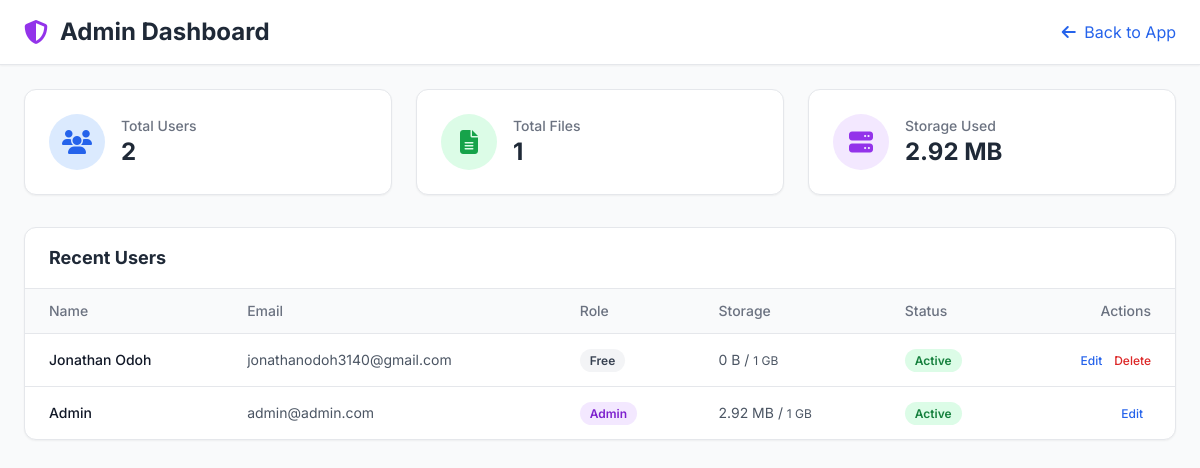
/admin.php (signed in), run on the app's committed database.
### tables this page shows
CREATE TABLE `users` (
  `id` int(11) NOT NULL,
  `name` varchar(100) NOT NULL,
  `email` varchar(150) NOT NULL,
  `password` varchar(255) NOT NULL,
  `role` enum('admin','free','premium') DEFAULT 'free',
  `avatar` varchar(255) DEFAULT 'default.png',
  `quota_limit_bytes` bigint(20) DEFAULT 1073741824,
  `quota_used_bytes` bigint(20) DEFAULT 0,
  `status` enum('active','suspended') DEFAULT 'active',
  `created_at` datetime DEFAULT current_timestamp(),
  `updated_at` datetime DEFAULT current_timestamp() ON UPDATE current_timestamp()
);

### config/config.php (called while the page is built, shortened)
<?php
function formatBytes($bytes, $precision = 2) {
    $units = ['B', 'KB', 'MB', 'GB', 'TB'];
    $bytes = max($bytes, 0);
    $pow = floor(($bytes ? log($bytes) : 0) / log(1024));
    $pow = min($pow, count($units) - 1);
    $bytes /= pow(1024, $pow);
    return round($bytes, $precision) . ' ' . $units[$pow];
}

### core/Auth.php (called while the page is built, shortened)
<?php
require_once __DIR__ . '/../config/config.php';
require_once __DIR__ . '/../config/database.php';
class Auth {
    private $pdo;
    public function __construct($pdo) {
        $this->pdo = $pdo;
    }
    public function isLoggedIn() {
        return isset($_SESSION['user_id']);
    }
    public function getCurrentUser() {
        $stmt = $this->pdo->prepare("SELECT id, name, email, role, avatar, quota_limit_bytes, quota_used_bytes FROM users WHERE id = ?");
        $stmt->execute([$_SESSION['user_id']]);
        return $stmt->fetch();
    }
}
$auth = new Auth($pdo);

### admin.php (the view, shortened to what this page needs)
<?php
require_once 'core/Auth.php';
$user = $auth->getCurrentUser();
$stats = [
    'total_users' => $pdo->query("SELECT COUNT(*) FROM users")->fetchColumn(),
    'total_files' => $pdo->query("SELECT COUNT(*) FROM files")->fetchColumn(),
    'total_storage' => $pdo->query("SELECT SUM(size) FROM files")->fetchColumn() ?: 0,
];
$users = $pdo->query("SELECT id, name, email, role, quota_limit_bytes, quota_used_bytes, status, created_at FROM users ORDER BY created_at DESC LIMIT 50")->fetchAll();
require_once 'includes/header.php';
?>
<div class="flex flex-col h-screen bg-gray-50 dark:bg-gray-900">
    <header class="bg-white dark:bg-gray-800 shadow-sm border-b border-gray-200 dark:border-gray-700 px-6 py-4 flex justify-between items-center z-10">
        <h1 class="text-2xl font-bold text-gray-800 dark:text-gray-100 flex items-center">
            <i class="fa-solid fa-shield-halved text-purple-600 mr-3"></i> Admin Dashboard
        </h1>
        <div class="flex gap-4 items-center">
            <a href="dashboard.php" class="text-blue-600 dark:text-blue-400 hover:underline"><i class="fa-solid fa-arrow-left mr-1"></i> Back to App</a>
        </div>
    </header>
    <div class="flex-1 overflow-y-auto p-6">
        <div class="grid grid-cols-1 md:grid-cols-3 gap-6 mb-8">
            <div class="bg-white dark:bg-gray-800 rounded-xl shadow-sm border border-gray-200 dark:border-gray-700 p-6 flex items-center">
                <div class="w-14 h-14 rounded-full bg-blue-100 dark:bg-blue-900/50 text-blue-600 dark:text-blue-400 flex justify-center items-center text-2xl mr-4">
                    <i class="fa-solid fa-users"></i>
                </div>
                <div>
                    <p class="text-sm text-gray-500 dark:text-gray-400 font-medium">Total Users</p>
                    <p class="text-2xl font-bold text-gray-800 dark:text-gray-100"><?= number_format($stats['total_users']) ?></p>
                </div>
            </div>
            <div class="bg-white dark:bg-gray-800 rounded-xl shadow-sm border border-gray-200 dark:border-gray-700 p-6 flex items-center">
                <div class="w-14 h-14 rounded-full bg-green-100 dark:bg-green-900/50 text-green-600 dark:text-green-400 flex justify-center items-center text-2xl mr-4">
                    <i class="fa-solid fa-file-lines"></i>
                </div>
                <div>
                    <p class="text-sm text-gray-500 dark:text-gray-400 font-medium">Total Files</p>
                    <p class="text-2xl font-bold text-gray-800 dark:text-gray-100"><?= number_format($stats['total_files']) ?></p>
                </div>
            </div>
            <div class="bg-white dark:bg-gray-800 rounded-xl shadow-sm border border-gray-200 dark:border-gray-700 p-6 flex items-center">
                <div class="w-14 h-14 rounded-full bg-purple-100 dark:bg-purple-900/50 text-purple-600 dark:text-purple-400 flex justify-center items-center text-2xl mr-4">
                    <i class="fa-solid fa-server"></i>
                </div>
                <div>
                    <p class="text-sm text-gray-500 dark:text-gray-400 font-medium">Storage Used</p>
                    <p class="text-2xl font-bold text-gray-800 dark:text-gray-100"><?= formatBytes($stats['total_storage']) ?></p>
                </div>
            </div>
        </div>
        <div class="bg-white dark:bg-gray-800 rounded-xl shadow-sm border border-gray-200 dark:border-gray-700 overflow-hidden">
            <div class="px-6 py-4 border-b border-gray-200 dark:border-gray-700 flex justify-between items-center">
                <h2 class="text-lg font-bold text-gray-800 dark:text-gray-100">Recent Users</h2>
            </div>
            <div class="overflow-x-auto">
                <table class="w-full text-left border-collapse">
                    <thead>
                        <tr class="bg-gray-50 dark:bg-gray-900/50 text-gray-500 dark:text-gray-400 text-sm border-b border-gray-200 dark:border-gray-700">
                            <th class="px-6 py-3 font-medium">Name</th>
                            <th class="px-6 py-3 font-medium">Email</th>
                            <th class="px-6 py-3 font-medium">Role</th>
                            <th class="px-6 py-3 font-medium">Storage</th>
                            <th class="px-6 py-3 font-medium">Status</th>
                            <th class="px-6 py-3 font-medium text-right">Actions</th>
                        </tr>
                    </thead>
                    <tbody class="text-sm divide-y divide-gray-200 dark:divide-gray-700">
                        <?php foreach($users as $u): ?>
                        <tr class="hover:bg-gray-50 dark:hover:bg-gray-700/50 transition">
                            <td class="px-6 py-4 font-medium text-gray-900 dark:text-gray-100"><?= htmlspecialchars($u['name']) ?></td>
                            <td class="px-6 py-4 text-gray-600 dark:text-gray-300"><?= htmlspecialchars($u['email']) ?></td>
                            <td class="px-6 py-4">
                                <span class="px-2.5 py-1 rounded-full text-xs font-semibold
                                    <?= $u['role'] === 'admin' ? 'bg-purple-100 text-purple-700 dark:bg-purple-900/30 dark:text-purple-400' :
                                       ($u['role'] === 'premium' ? 'bg-yellow-100 text-yellow-700 dark:bg-yellow-900/30 dark:text-yellow-400' : 'bg-gray-100 text-gray-700 dark:bg-gray-700 dark:text-gray-300') ?>">
                                    <?= ucfirst($u['role']) ?>
                                </span>
                            </td>
                            <td class="px-6 py-4 text-gray-600 dark:text-gray-300">
                                <?= formatBytes($u['quota_used_bytes']) ?> / <span class="text-xs"><?= formatBytes($u['quota_limit_bytes'], 0) ?></span>
                            </td>
                            <td class="px-6 py-4">
                                <span class="px-2.5 py-1 rounded-full text-xs font-semibold <?= $u['status'] === 'active' ? 'bg-green-100 text-green-700 dark:bg-green-900/30 dark:text-green-400' : 'bg-red-100 text-red-700 dark:bg-red-900/30 dark:text-red-400' ?>">
                                    <?= ucfirst($u['status']) ?>
                                </span>
                            </td>
                            <td class="px-6 py-4 text-right">
                                <button class="text-blue-600 dark:text-blue-400 hover:underline text-xs font-medium mr-2">Edit</button>
                                <?php if($u['id'] !== $user['id']): ?>
                                 <button class="text-red-600 dark:text-red-400 hover:underline text-xs font-medium">Delete</button>
                                <?php endif; ?>
                            </td>
                        </tr>
                        <?php endforeach; ?>
                    </tbody>
                </table>
            </div>
        </div>
    </div>
</div>
<?php require_once 'includes/footer.php'; ?>

### includes/header.php (shortened to what this page needs)
<?php
require_once __DIR__ . '/../config/config.php';
?>
<!DOCTYPE html>
<html lang="en" class="light">
<head>
    <script src="https://cdn.tailwindcss.com"></script>
    <link rel="stylesheet" href="https://cdnjs.cloudflare.com/ajax/libs/font-awesome/6.4.0/css/all.min.css">
    <link rel="stylesheet" href="<?= BASE_URL ?>/assets/css/style.css">
</head>
<body class="bg-gray-50 text-gray-800 dark:bg-gray-900 dark:text-gray-200 transition-colors duration-200">
    <div id="app" class="min-h-screen flex flex-col">

### includes/footer.php (shortened to what this page needs)
    </div>
</body>
</html>

### assets/css/style.css (style rules this page uses)
body { font-family: 'Inter', sans-serif; }

### data on the page
users: name "Jonathan Odoh", email "jonathanodoh3140@gmail.com", role "Free", quota_used_bytes "0 B", quota_limit_bytes "1 GB", status "Active", shows "Delete"
users: name "Admin", email "admin@admin.com", role "Admin", quota_used_bytes "2.92 MB", quota_limit_bytes "1 GB", status "Active"

### other printed values
$stats['total_users'] "2"
$stats['total_files'] "1"
formatBytes($stats['total_storage']) "2.92 MB"
